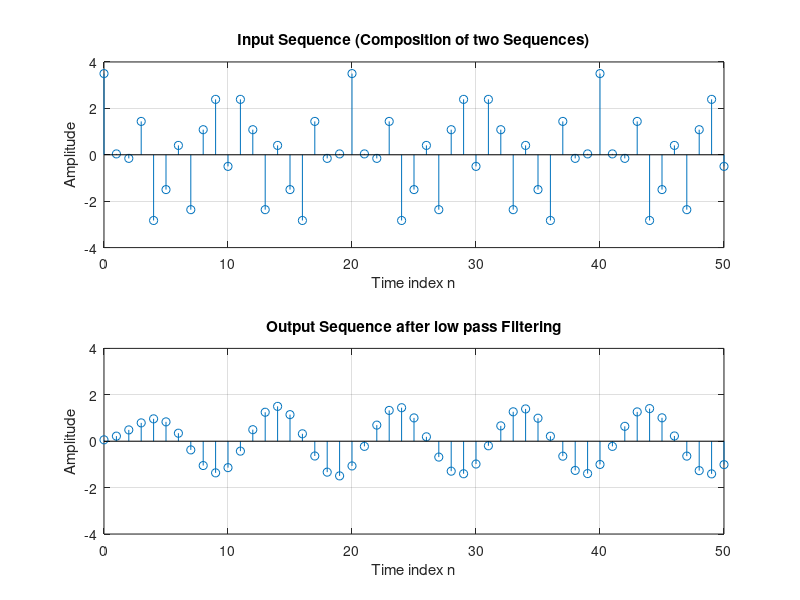

Source code (MATLAB):
% iir_filter.m
% Illustration of Filtering by an IIR Filter
% Version: 04/2003 kzr
clf;
% Generate the input sequence
k = 0:50;
w2 = 0.7*pi;w1 = 0.2*pi;
x1 = 1.5*cos(w1*k); x2 = 2*cos(w2*k);
x = x1+x2;
% Determine a low pass filter transfer function
[N, Wn] = ellipord(0.25, 0.55, 0.5, 50);
[num, den] = ellip(N,0.5, 50,Wn);
% Generate the output sequence
y = filter(num,den,x);
% Plot the input and the output sequences
subplot(2,1,1);
stem(k,x); grid; axis([0 50 -4 4]);
xlabel('Time index n'); ylabel('Amplitude');
title('Input Sequence (Composition of two Sequences)');
subplot(2,1,2);
stem(k,y); grid; axis([0 50 -4 4]);
xlabel('Time index n'); ylabel('Amplitude');
title('Output Sequence after low pass Filtering');
